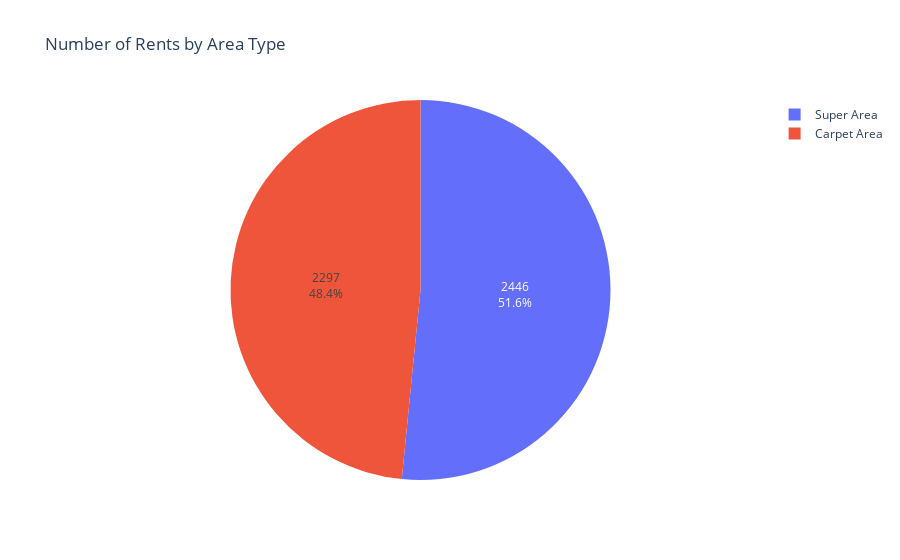

The cell this chart's notebook holds for it:
### Markdown cell above
### EDA

### Code cell
fig = px.pie(df, names = 'Area Type',title = 'Number of Rents by Area Type')
fig.update_traces(hoverinfo='label', textinfo='percent+value')
fig.show()

### Figure 1 — Plotly figure (JSON) as saved in the notebook; plotly's stock layout.template omitted (floating-point values rounded to 4 significant figures; data arrays with more than 128 entries replaced by an {"elided": "..."} marker saying what was removed)
{"data": [{"domain": {"x": [0, 1], "y": [0, 1]}, "hoverinfo": "label", "hovertemplate": "Area Type=%{label}<extra></extra>", "labels": {"elided": "4743 str values"}, "legendgroup": "", "name": "", "showlegend": true, "textinfo": "percent+value", "type": "pie"}], "layout": {"legend": {"tracegroupgap": 0}, "title": {"text": "Number of Rents by Area Type"}}}
